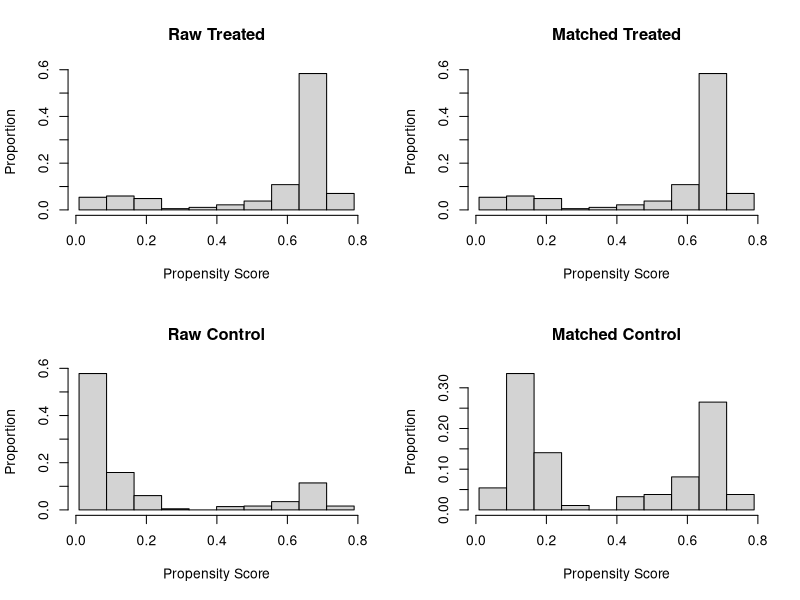

R code for this plot:
## ---- chunk 1
# Install necessary packages if not already installed
if (!require(MatchIt)) install.packages("MatchIt")
if (!require(dplyr)) install.packages("dplyr")
if (!require(ggplot2)) install.packages("ggplot2")

# Load libraries
library(MatchIt)
library(dplyr)
library(ggplot2)

# Load the Lalonde dataset
data("lalonde", package = "MatchIt")

# Inspect the first few rows of the data
head(lalonde)

## ---- chunk 2

### Covariates are age, education, race, and previous earnings (re74 and re75)

m.out <- matchit(treat ~ age + educ + race + re74 + re75, data = lalonde, method = "nearest")

### We then get a summary of the match process ###
summary(m.out)

### Visualizing the propensity scores before and after matching ### 
plot(m.out, type = "hist")

## ---- chunk 3

## ---- chunk 4
#Here we make the  matched dataset
matched.data <- match.data(m.out)

# Estimate the treatment effect by regressing the outcome (re78) on the treatment indicator
model <- lm(re78 ~ treat, data = matched.data)

# Output of the model 
summary(model)

# Extract the estimated treatment effect
treatment_effect <- coef(model)["treat"]
treatment_effect
